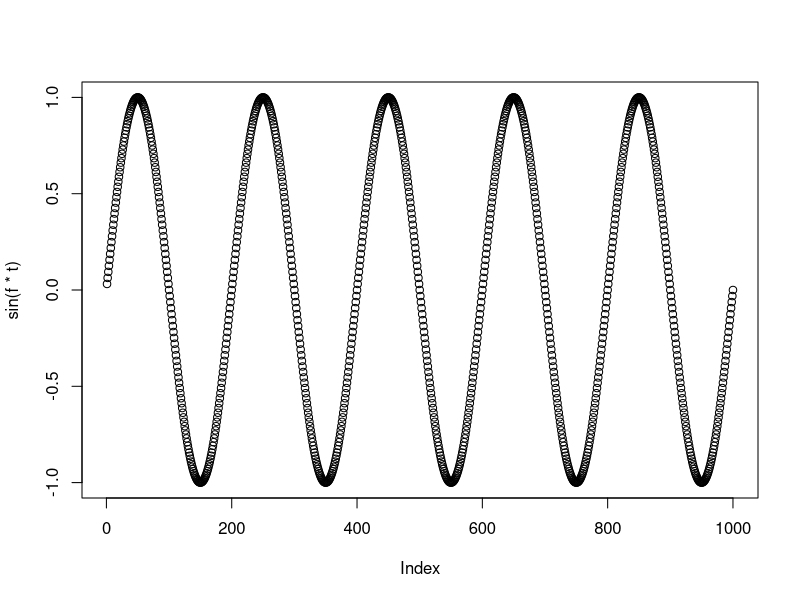
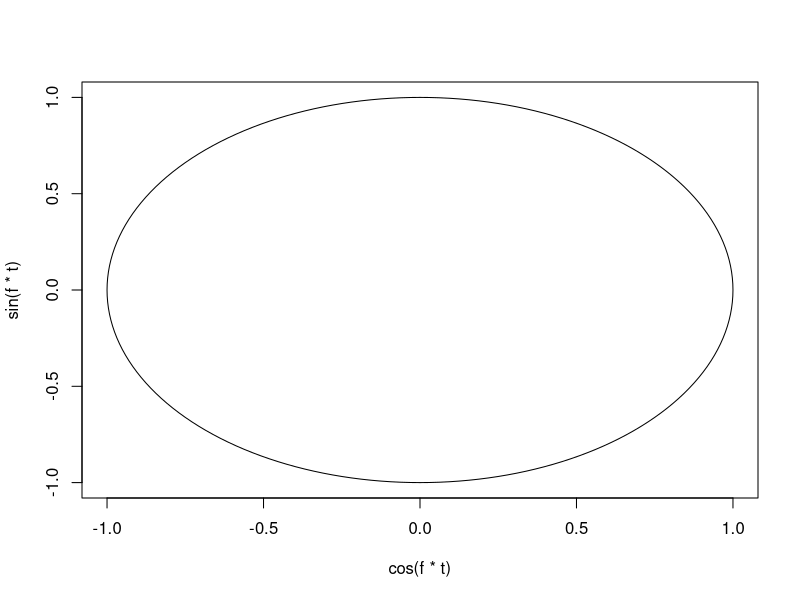
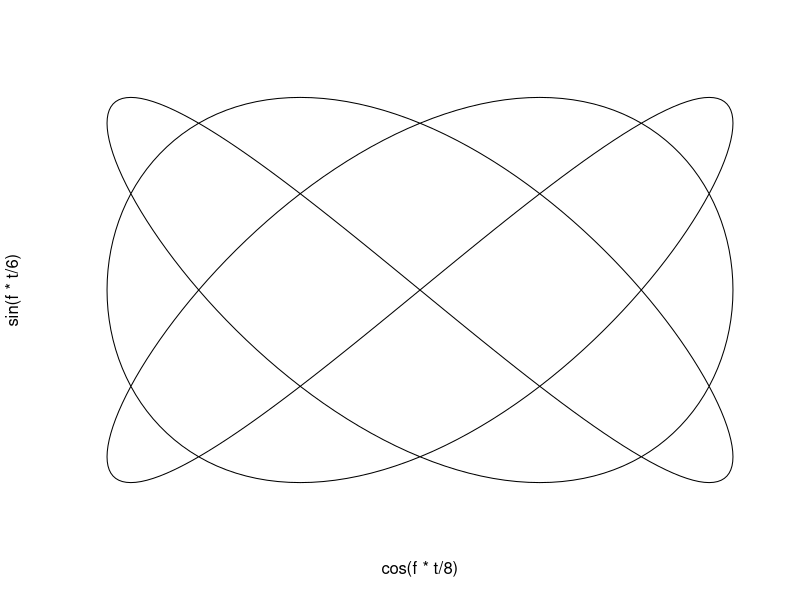

These charts were generated, in order, by the following R code:
#http://www.mathrecreation.com/2015/08/simple-fun-with-r.html

#example 1a plotting the sin function
t <- 1:1000
f <- pi/100
plot(sin(f*t))

#example 1b plotting a circle
t <- 1:1000
f <- pi/100
plot(cos(f*t), sin(f*t), type="l")

#example 1c lissajous figure
t <- 1:1000
f <- pi/10
plot(cos(f*t/8), sin(f*t/6), axes=FALSE, type="l")
